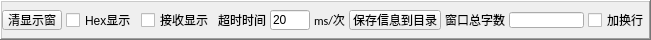
            <widget class="QFrame" name="frame_40">
             <property name="sizePolicy">
              <sizepolicy hsizetype="Expanding" vsizetype="Fixed">
               <horstretch>0</horstretch>
               <verstretch>0</verstretch>
              </sizepolicy>
             </property>
             <property name="maximumSize">
              <size>
               <width>16777215</width>
               <height>40</height>
              </size>
             </property>
             <property name="frameShape">
              <enum>QFrame::WinPanel</enum>
             </property>
             <property name="frameShadow">
              <enum>QFrame::Raised</enum>
             </property>
             <property name="lineWidth">
              <number>1</number>
             </property>
             <property name="midLineWidth">
              <number>0</number>
             </property>
             <layout class="QHBoxLayout" name="horizontalLayout_11">
              <property name="spacing">
               <number>4</number>
              </property>
              <property name="leftMargin">
               <number>0</number>
              </property>
              <property name="topMargin">
               <number>0</number>
              </property>
              <property name="rightMargin">
               <number>0</number>
              </property>
              <property name="bottomMargin">
               <number>0</number>
              </property>
              <item>
               <widget class="QPushButton" name="clean_receive_2">
                <property name="sizePolicy">
                 <sizepolicy hsizetype="Expanding" vsizetype="Expanding">
                  <horstretch>0</horstretch>
                  <verstretch>0</verstretch>
                 </sizepolicy>
                </property>
                <property name="maximumSize">
                 <size>
                  <width>60</width>
                  <height>20</height>
                 </size>
                </property>
                <property name="text">
                 <string>清显示窗</string>
                </property>
                <property name="autoRepeat">
                 <bool>false</bool>
                </property>
                <property name="autoExclusive">
                 <bool>false</bool>
                </property>
                <property name="autoDefault">
                 <bool>false</bool>
                </property>
                <property name="default">
                 <bool>false</bool>
                </property>
                <property name="flat">
                 <bool>false</bool>
                </property>
               </widget>
              </item>
              <item>
               <widget class="QCheckBox" name="hex_show_button_2">
                <property name="sizePolicy">
                 <sizepolicy hsizetype="Fixed" vsizetype="Expanding">
                  <horstretch>0</horstretch>
                  <verstretch>0</verstretch>
                 </sizepolicy>
                </property>
                <property name="text">
                 <string>Hex显示</string>
                </property>
               </widget>
              </item>
              <item>
               <widget class="QCheckBox" name="hardware_realtime_switch_2">
                <property name="sizePolicy">
                 <sizepolicy hsizetype="Fixed" vsizetype="Expanding">
                  <horstretch>0</horstretch>
                  <verstretch>0</verstretch>
                 </sizepolicy>
                </property>
                <property name="text">
                 <string>接收显示</string>
                </property>
               </widget>
              </item>
              <item>
               <widget class="QLabel" name="label_15">
                <property name="sizePolicy">
                 <sizepolicy hsizetype="Fixed" vsizetype="Expanding">
                  <horstretch>0</horstretch>
                  <verstretch>0</verstretch>
                 </sizepolicy>
                </property>
                <property name="maximumSize">
                 <size>
                  <width>16777215</width>
                  <height>15</height>
                 </size>
                </property>
                <property name="font">
                 <font>
                  <family>Calibri</family>
                 </font>
                </property>
                <property name="text">
                 <string>超时时间</string>
                </property>
               </widget>
              </item>
              <item>
               <widget class="QLineEdit" name="outtimeline_2">
                <property name="sizePolicy">
                 <sizepolicy hsizetype="Fixed" vsizetype="Expanding">
                  <horstretch>0</horstretch>
                  <verstretch>0</verstretch>
                 </sizepolicy>
                </property>
                <property name="maximumSize">
                 <size>
                  <width>40</width>
                  <height>20</height>
                 </size>
                </property>
                <property name="text">
                 <string>20</string>
                </property>
               </widget>
              </item>
              <item>
               <widget class="QLabel" name="label_19">
                <property name="sizePolicy">
                 <sizepolicy hsizetype="Fixed" vsizetype="Expanding">
                  <horstretch>0</horstretch>
                  <verstretch>0</verstretch>
                 </sizepolicy>
                </property>
                <property name="maximumSize">
                 <size>
                  <width>35</width>
                  <height>15</height>
                 </size>
                </property>
                <property name="font">
                 <font>
                  <family>Calibri</family>
                 </font>
                </property>
                <property name="text">
                 <string>ms/次</string>
                </property>
               </widget>
              </item>
              <item>
               <widget class="QPushButton" name="savefile_2">
                <property name="sizePolicy">
                 <sizepolicy hsizetype="Expanding" vsizetype="Expanding">
                  <horstretch>0</horstretch>
                  <verstretch>0</verstretch>
                 </sizepolicy>
                </property>
                <property name="maximumSize">
                 <size>
                  <width>100</width>
                  <height>20</height>
                 </size>
                </property>
                <property name="text">
                 <string>保存信息到目录</string>
                </property>
               </widget>
              </item>
              <item>
               <widget class="QLabel" name="label_36">
                <property name="sizePolicy">
                 <sizepolicy hsizetype="Expanding" vsizetype="Expanding">
                  <horstretch>0</horstretch>
                  <verstretch>0</verstretch>
                 </sizepolicy>
                </property>
                <property name="maximumSize">
                 <size>
                  <width>65</width>
                  <height>20</height>
                 </size>
                </property>
                <property name="text">
                 <string>窗口总字数</string>
                </property>
               </widget>
              </item>
              <item>
               <widget class="QLineEdit" name="all_cache">
                <property name="enabled">
                 <bool>true</bool>
                </property>
                <property name="minimumSize">
                 <size>
                  <width>0</width>
                  <height>0</height>
                 </size>
                </property>
                <property name="maximumSize">
                 <size>
                  <width>75</width>
                  <height>16</height>
                 </size>
                </property>
                <property name="text">
                 <string/>
                </property>
                <property name="maxLength">
                 <number>999999999</number>
                </property>
                <property name="dragEnabled">
                 <bool>false</bool>
                </property>
                <property name="readOnly">
                 <bool>true</bool>
                </property>
               </widget>
              </item>
              <item>
               <widget class="QCheckBox" name="nextrow">
                <property name="text">
                 <string>加换行</string>
                </property>
               </widget>
              </item>
              <item>
               <spacer name="horizontalSpacer_5">
                <property name="orientation">
                 <enum>Qt::Horizontal</enum>
                </property>
                <property name="sizeType">
                 <enum>QSizePolicy::Expanding</enum>
                </property>
                <property name="sizeHint" stdset="0">
                 <size>
                  <width>0</width>
                  <height>0</height>
                 </size>
                </property>
               </spacer>
              </item>
             </layout>
            </widget>
